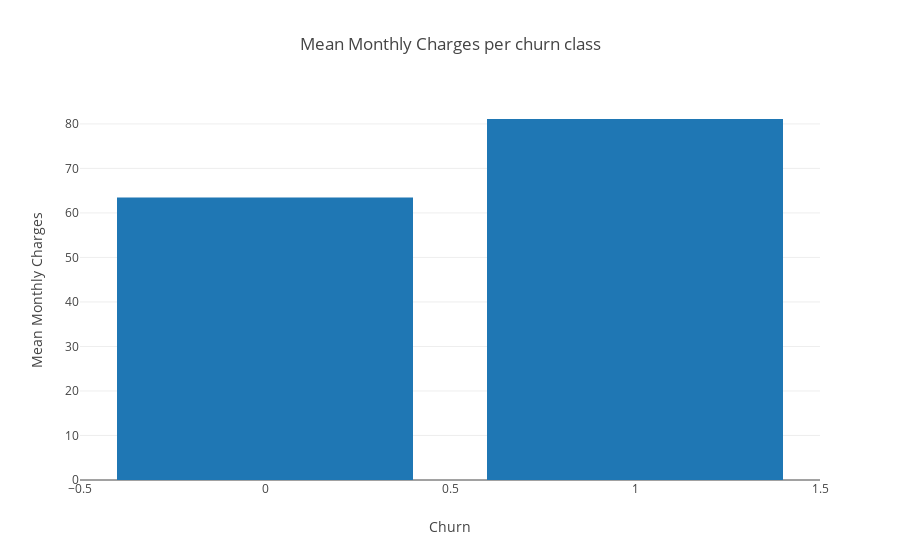

Notebook code cell kept with this figure:
### Code cell
age_data = [go.Bar(
            y= x_data_plot,
            x= y_data_plot
            
    )]

age_layout = go.Layout(
    title='Mean Monthly Charges per churn class',
    xaxis=dict(
        title = "Churn",
        showline=False,),
    yaxis=dict(
        title = "Mean Monthly Charges",
        ),
)

fig = go.Figure(data=age_data, layout=age_layout)
iplot(fig)

### Figure 1 — Plotly figure (JSON) as saved in the notebook; plotly's stock layout.template omitted (floating-point values rounded to 4 significant figures)
{"data": [{"y": [63.44, 81.11], "type": "bar", "x": [0, 1]}], "layout": {"xaxis": {"showline": false, "title": "Churn"}, "yaxis": {"title": "Mean Monthly Charges"}, "title": "Mean Monthly Charges per churn class"}}
